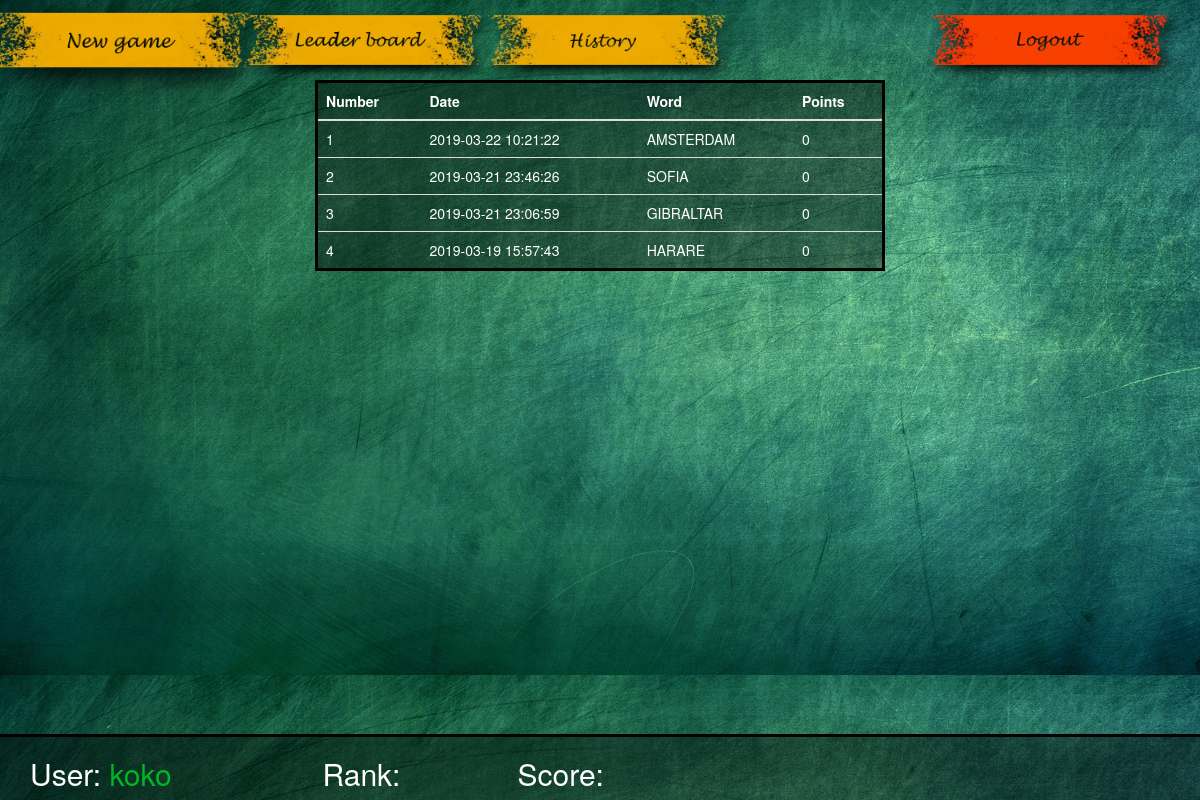
Screenshot of /en/history.php (signed in) with the database file from the repository.
### tables this page shows
CREATE TABLE `history` (
  `history_id` int(11) NOT NULL,
  `user_id` int(11) DEFAULT NULL,
  `points` int(11) NOT NULL,
  `word` varchar(100) NOT NULL,
  `date` datetime NOT NULL
);

### en/history.php (the view, shortened to what this page needs)
<?php
include 'include/header.php';
$win_end 		= $_SESSION['user'];
$user_query		= "SELECT `user_id` FROM `users` WHERE `user_name`='$win_end'";
$user_result	= mysqli_query($conn, $user_query);
$row 			= mysqli_fetch_assoc($user_result);
$read_query 	= "SELECT points, word, date FROM history WHERE user_id=".$row['user_id']." ORDER BY date DESC LIMIT 10";
$result 		= mysqli_query($conn, $read_query);
?>
<?php if(mysqli_num_rows($result) > 0){ ?>
<div class="col-lg-6 col-lg-offset-3">
	<table class="table">
		<thead>
			<tr>
				<th>Number</th>
				<th>Date</th>
				<th>Word</th>
				<th>Points</th>
			</tr>
		</thead>
		<tbody>
			<?php
			$n=0;
			while($row_points = mysqli_fetch_assoc($result)){
			$n ++;
			?>
			<tr>
				<td><?= $n ?></td>
				<td><?= $row_points['date'] ?></td>
				<td><?= $row_points['word'] ?></td>
				<td><?= $row_points['points'] ?></td>
			</tr>
				<?php } ?>
		</tbody>
	</table>
</div>
<?php
}
include 'include/footer.php';
?>

### style/style.css (style rules this page uses)
body { background: url(background.jpg); background-size: 100%; color: #000; }
table { background-color: #0006; border: solid; }
tr { color: #fff; }

### rows the page displays
history: date "2019-03-22 10:21:22", word "AMSTERDAM", points "0"
history: date "2019-03-21 23:46:26", word "SOFIA", points "0"
history: date "2019-03-21 23:06:59", word "GIBRALTAR", points "0"
history: date "2019-03-19 15:57:43", word "HARARE", points "0"

### other values shown
$_SESSION['user'] "koko"
